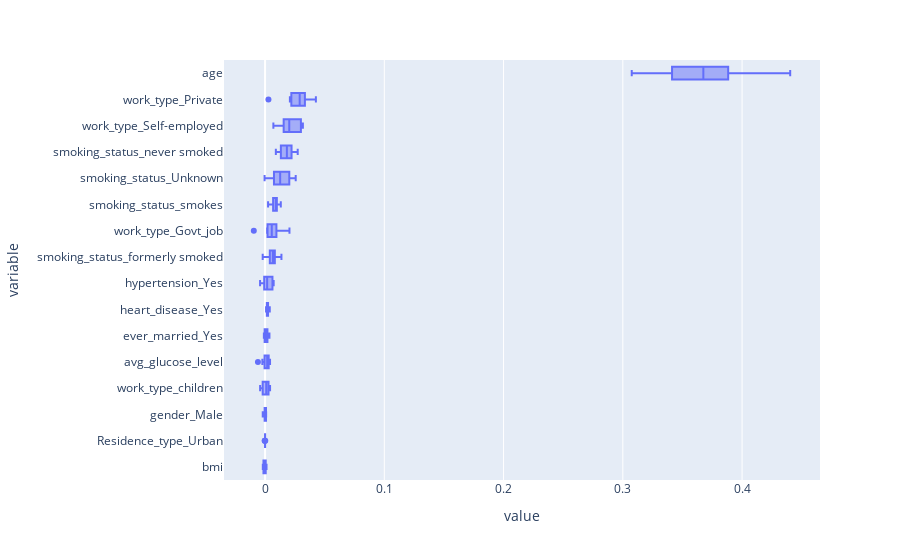

The code cell stored with this chart in its notebook:
### Markdown cell above
- Classifier based on Support Vector Machines.

### Code cell
pvi_for(svc_model)

### Figure 1 — Plotly figure (JSON) as saved in the notebook; plotly's stock layout.template omitted (floating-point values rounded to 4 significant figures; data arrays with more than 128 entries replaced by an {"elided": "..."} marker saying what was removed)
{"data": [{"alignmentgroup": "True", "hovertemplate": "value=%{x}<br>variable=%{y}<extra></extra>", "legendgroup": "", "marker": {"color": "#636efa"}, "name": "", "notched": false, "offsetgroup": "", "orientation": "h", "showlegend": false, "type": "box", "x": {"elided": "160 float values"}, "x0": " ", "xaxis": "x", "y": {"elided": "160 str values"}, "y0": " ", "yaxis": "y"}], "layout": {"boxmode": "group", "legend": {"tracegroupgap": 0}, "margin": {"t": 60}, "xaxis": {"anchor": "y", "domain": [0, 1], "title": {"text": "value"}}, "yaxis": {"anchor": "x", "domain": [0, 1], "title": {"text": "variable"}}}}
